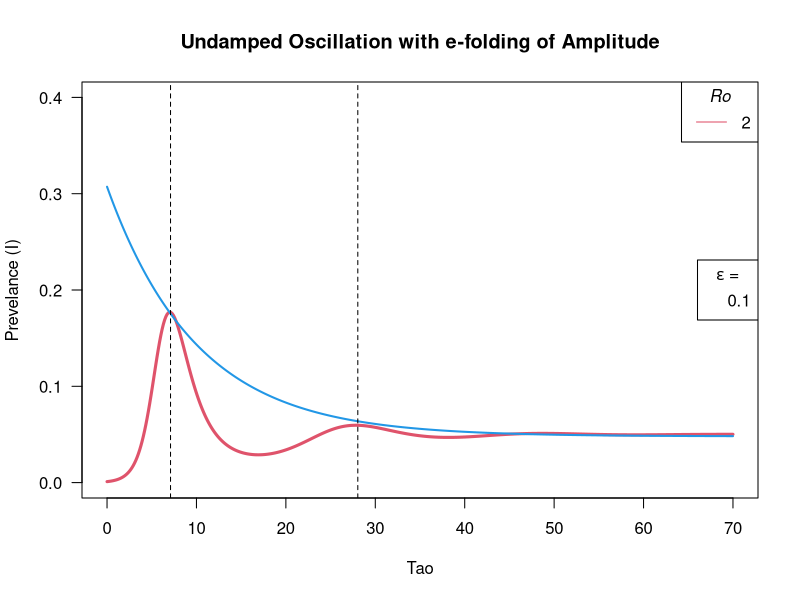

The R script that drew this image:
library(deSolve)
library(MASS)

## Vector Field for SIR model
SIR.vector.field <- function(t, vars=c(S,I,R), parms=c(R_0, epsilon)) {
  with(as.list(c(parms, vars)), {
    dS <- epsilon - R_0*S*I - epsilon*S # dS/dtao
    dI <- R_0*S*I - (1-epsilon)*I - epsilon*I # dI/dtao
    dR <- (1-epsilon)*I - epsilon*R #dR/dtao
    vec.fld <- c(dS=dS, dI=dI, dR=dR)
    return(list(vec.fld))
  })
}

## Plot solutions of the SIR model
tmax <- 70 # end time for numerical integration of the ODE

## draw box for plot:
plot(0,0,xlim=c(0,tmax),ylim=c(0,0.4),
     type="n",xlab="Tao",ylab="Prevelance (I)",las=1, main="Undamped Oscillation with e-folding of Amplitude")

draw.soln <- function(ic=c(S=1,I=0), tmax=1,
                      times=seq(0,tmax,by=tmax/500),
                      period_times=seq(0,4*pi/(sqrt(4*(Rep_nums*epsilon-epsilon)-(Rep_nums*epsilon)^2))),
                      func, parms, ... ) {
  soln <- ode(ic, times, func, parms)
  lines(times, soln[,"I"], col=Rep_nums[i], lwd=3,... ) #plots prevalence
  lines(times, exp((-Rep_nums*epsilon/2)*(times+13.5))+0.048, col=4, lwd=2,...) #translated plot fo exponential decay
  abline(v=7.1,col=1,lty=2) #plots left dashed vertical line
  abline(v=4*pi/(sqrt(4*(Rep_nums*epsilon-epsilon)-(Rep_nums*epsilon)^2))+7.1, col=1, lty=2) #plots right dashed vertical line
}

## Initial conditions:
I0 <- 0.001
S0 <- 1 - I0
R0 <- 0

## Draw solutions for several values of parameter R_0:
Rep_nums <- c(2)
epsilon <- 0.1
for (i in 1:length(Rep_nums)) {
  draw.soln(ic=c(S=S0,I=I0,R=R0), tmax=tmax,
            func=SIR.vector.field,
            parms=c(R_0=Rep_nums[i], epsilon),
            lty=i #Different line style for each solution
            
  )
}


##Legend for R_0:
legend("topright",legend=Rep_nums,col=Rep_nums,lty=1:6, title = expression(paste(italic("Ro"))))

##Legend for gamma:
legend("right",legend=(epsilon), title = (expression(paste(epsilon," ="))))
